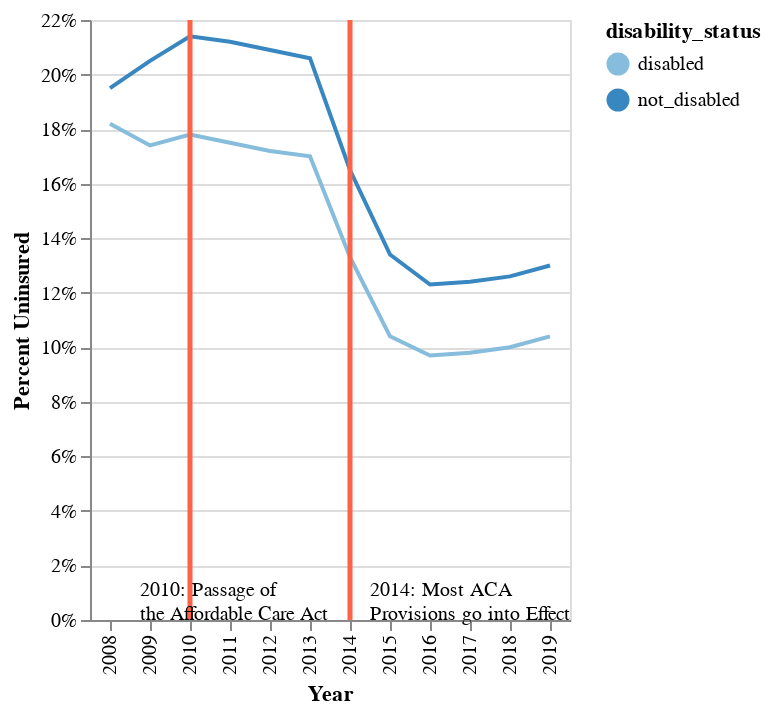

The notebook cell this image was saved under:
### Code cell
#visualization 1
highlight = alt.selection_single(on = 'mouseover', fields = ['type'], nearest = True)
color_condition = alt.condition(highlight, alt.Color('type:N'), alt.value('gray'))

nearest_val = alt.selection_single(on = 'mouseover', nearest = True, fields = ['year'], empty = 'none')
opacity_condition = alt.condition(nearest_val, alt.value(1.0), alt.value(0.0))
text_condition = alt.condition(nearest_val, alt.Text('percent_new:Q'), alt.value(0.0))

aca_df = pd.DataFrame({'year': [2010]})
aca_effect_df = pd.DataFrame({'year': [2014]})

uninsured_rates = alt.Chart(all_uninsured).mark_line().encode(
    x = alt.X('year:O', axis = alt.Axis(title = 'Year')), 
    y = alt.Y('percent_new:Q', axis = alt.Axis(format = '%', title = 'Percent Uninsured')), 
    color = alt.Color('disability_status:O')
)

aca_passage = alt.Chart(aca_df).mark_rule(
    color = 'tomato', 
    size = 2.5
).encode(
    x = alt.X('year:O')
)

aca_passage_text = alt.Chart(aca_df).mark_text(
    lineBreak = r'\n',
    text = r"2010: Passage of \nthe Affordable Care Act",
    align = 'left',
    fontSize = 10, 
    dy = 135, 
    dx = -95
)

aca_effect = alt.Chart(aca_effect_df).mark_rule(
    color = 'tomato', 
    size = 2.5
).encode(
    x = alt.X('year:O')
)

aca_effect_text = alt.Chart(aca_effect_df).mark_text(
    lineBreak = r'\n',
    text = r'2014: Most ACA \nProvisions go into Effect', 
    align = 'left',
    fontSize = 10, 
    dy = 135, 
    dx = 20
)


rate_points = alt.Chart(all_uninsured).add_selection(
    nearest_val
).mark_point(
    filled = True, 
    size = 50
).encode(
    x = alt.X('year:O'), 
    y = alt.Y('percent_new:Q'), 
    opacity = opacity_condition, 
    color = alt.Color('disability_status:N')
)

rate_labels = alt.Chart(all_uninsured).mark_text(
    fontSize = 12, 
    dx = 7, 
    dy = 10, 
).encode(
    x = alt.X('year:O'), 
    y = alt.Y('percent_new:Q'), 
    text = alt.Text('percent_new:Q', format = '.1%')
).transform_filter(nearest_val)

c1 = alt.layer(uninsured_rates, aca_passage, aca_effect, aca_passage_text, aca_effect_text, rate_points, rate_labels)

c1

### Figure 1 — Vega-Lite specification as saved in the notebook (floating-point values rounded to 4 significant figures)
{"config": {"view": {"continuousWidth": 400, "continuousHeight": 300}}, "layer": [{"data": {"name": "data-a651c6455cbe54f2cc597e3398cecdd5"}, "mark": "line", "encoding": {"color": {"field": "disability_status", "type": "ordinal"}, "x": {"axis": {"title": "Year"}, "field": "year", "type": "ordinal"}, "y": {"axis": {"format": "%", "title": "Percent Uninsured"}, "field": "percent_new", "type": "quantitative"}}}, {"data": {"name": "data-962f2e8e7bcbf6a416e125be109601b9"}, "mark": {"type": "rule", "color": "tomato", "size": 2.5}, "encoding": {"x": {"field": "year", "type": "ordinal"}}}, {"data": {"name": "data-fbfe2440cea3351fbb8c5c6349791f37"}, "mark": {"type": "rule", "color": "tomato", "size": 2.5}, "encoding": {"x": {"field": "year", "type": "ordinal"}}}, {"data": {"name": "data-962f2e8e7bcbf6a416e125be109601b9"}, "mark": {"type": "text", "align": "left", "dx": -95, "dy": 135, "fontSize": 10, "lineBreak": "\\n", "text": "2010: Passage of \\nthe Affordable Care Act"}}, {"data": {"name": "data-fbfe2440cea3351fbb8c5c6349791f37"}, "mark": {"type": "text", "align": "left", "dx": 20, "dy": 135, "fontSize": 10, "lineBreak": "\\n", "text": "2014: Most ACA \\nProvisions go into Effect"}}, {"data": {"name": "data-a651c6455cbe54f2cc597e3398cecdd5"}, "mark": {"type": "point", "filled": true, "size": 50}, "encoding": {"color": {"field": "disability_status", "type": "nominal"}, "opacity": {"condition": {"value": 1.0, "selection": "selector265"}, "value": 0.0}, "x": {"field": "year", "type": "ordinal"}, "y": {"field": "percent_new", "type": "quantitative"}}, "selection": {"selector265": {"type": "single", "on": "mouseover", "nearest": true, "fields": ["year"], "empty": "none"}}}, {"data": {"name": "data-a651c6455cbe54f2cc597e3398cecdd5"}, "mark": {"type": "text", "dx": 7, "dy": 10, "fontSize": 12}, "encoding": {"text": {"field": "percent_new", "format": ".1%", "type": "quantitative"}, "x": {"field": "year", "type": "ordinal"}, "y": {"field": "percent_new", "type": "quantitative"}}, "transform": [{"filter": {"selection": "selector265"}}]}], "$schema": "https://vega.github.io/schema/vega-lite/v4.17.0.json", "datasets": {"data-a651c6455cbe54f2cc597e3398cecdd5": [{"type": "Uninsured", "Percent": "21.4", "MOE": "0.09", "Number": "34277500", "MOE.1": "153620", "Base Pop.": "160122800", "Sample Size": "1547305", "disability_status": "not_disabled", "year": 2010, "percent_new": 0.214}, {"type": "Uninsured", "Percent": "17.8", "MOE": "0.25", "Number": "3271300", "MOE.1": "50060", "Base Pop.": "18348600", "Sample Size": "182621", "disability_status": "disabled", "year": 2010, "percent_new": 0.178}, {"type": "Uninsured", "Percent": "21.2", "MOE": "0.09", "Number": "34180600", "MOE.1": "153490", "Base Pop.": "161178900", "Sample Size": "1528273", "disability_status": "not_disabled", "year": 2011, "percent_new": 0.212}, {"type": "Uninsured", "Percent": "17.5", "MOE": "0.24", "Number": "3303600", "MOE.1": "50310", "Base Pop.": "18858600", "Sample Size": "198735", "disability_status": "disabled", "year": 2011, "percent_new": 0.175}, {"type": "Uninsured", "Percent": "12.3", "MOE": "0.07", "Number": "20156800", "MOE.1": "113850", "Base Pop.": "164520200", "Sample Size": "1536835", "disability_status": "not_disabled", "year": 2016, "percent_new": 0.123}, {"type": "Uninsured", "Percent": "9.7", "MOE": "0.17", "Number": "1949800", "MOE.1": "36460", "Base Pop.": "20062500", "Sample Size": "198696", "disability_status": "disabled", "year": 2016, "percent_new": 0.097}, {"type": "Uninsured", "Percent": "12.4", "MOE": "0.07", "Number": "20587100", "MOE.1": "115010", "Base Pop.": "165987300", "Sample Size": "1556444", "disability_status": "not_disabled", "year": 2017, "percent_new": 0.124}, {"type": "Uninsured", "Percent": "9.8", "MOE": "0.18", "Number": "1933300", "MOE.1": "36300", "Base Pop.": "19637200", "Sample Size": "195644", "disability_status": "disabled", "year": 2017, "percent_new": 0.098}, {"type": "Uninsured", "Percent": "16.5", "MOE": "0.08", "Number": "27008100", "MOE.1": "130210", "Base Pop.": "163511000", "Sample Size": "1534915", "disability_status": "not_disabled", "year": 2014, "percent_new": 0.165}, {"type": "Uninsured", "Percent": "13.3", "MOE": "0.20", "Number": "2625800", "MOE.1": "42260", "Base Pop.": "19754700", "Sample Size": "200275", "disability_status": "disabled", "year": 2014, "percent_new": 0.133}, {"type": "Uninsured", "Percent": "12.6", "MOE": "0.07", "Number": "20965900", "MOE.1": "116010", "Base Pop.": "166425000", "Sample Size": "1561181", "disability_status": "not_disabled", "year": 2018, "percent_new": 0.126}, {"type": "Uninsured", "Percent": "10", "MOE": "0.18", "Number": "1929300", "MOE.1": "36270", "Base Pop.": "19338800", "Sample Size": "191849", "disability_status": "disabled", "year": 2018, "percent_new": 0.1}, {"type": "Uninsured", "Percent": "13", "MOE": "0.07", "Number": "21541200", "MOE.1": "117490", "Base Pop.": "166049800", "Sample Size": "1560321", "disability_status": "not_disabled", "year": 2019, "percent_new": 0.13}, {"type": "Uninsured", "Percent": "10.4", "MOE": "0.18", "Number": "2028100", "MOE.1": "37180", "Base Pop.": "19477300", "Sample Size": "193077", "disability_status": "disabled", "year": 2019, "percent_new": 0.104}, {"type": "Uninsured", "Percent": "13.4", "MOE": "0.07", "Number": "22049400", "MOE.1": "118680", "Base Pop.": "164707900", "Sample Size": "1540991", "disability_status": "not_disabled", "year": 2015, "percent_new": 0.134}, {"type": "Uninsured", "Percent": "10.4", "MOE": "0.18", "Number": "2046200", "MOE.1": "37340", "Base Pop.": "19703800", "Sample Size": "198395", "disability_status": "disabled", "year": 2015, "percent_new": 0.104}, {"type": "Uninsured", "Percent": "19.5", "MOE": "0.09", "Number": "30614200", "MOE.1": "154590", "Base Pop.": "157055300", "Sample Size": "1514867", "disability_status": "not_disabled", "year": 2008, "percent_new": 0.195}, {"type": "Uninsured", "Percent": "18.2", "MOE": "0.27", "Number": "3330800", "MOE.1": "53470", "Base Pop.": "18312900", "Sample Size": "178808", "disability_status": "disabled", "year": 2008, "percent_new": 0.182}, {"type": "Uninsured", "Percent": "20.9", "MOE": "0.08", "Number": "33862100", "MOE.1": "143940", "Base Pop.": "162107000", "Sample Size": "1532753", "disability_status": "not_disabled", "year": 2012, "percent_new": 0.209}, {"type": "Uninsured", "Percent": "17.2", "MOE": "0.23", "Number": "3254200", "MOE.1": "47000", "Base Pop.": "18890100", "Sample Size": "194574", "disability_status": "disabled", "year": 2012, "percent_new": 0.172}, {"type": "Uninsured", "Percent": "20.6", "MOE": "0.08", "Number": "33412100", "MOE.1": "143150", "Base Pop.": "162331700", "Sample Size": "1542890", "disability_status": "not_disabled", "year": 2013, "percent_new": 0.206}, {"type": "Uninsured", "Percent": "17", "MOE": "0.22", "Number": "3338200", "MOE.1": "47590", "Base Pop.": "19618200", "Sample Size": "199997", "disability_status": "disabled", "year": 2013, "percent_new": 0.17}, {"type": "Uninsured", "Percent": "20.5", "MOE": "0.07", "Number": "32475500", "MOE.1": "114660", "Base Pop.": "158622200", "Sample Size": "1528114", "disability_status": "not_disabled", "year": 2009, "percent_new": 0.205}, {"type": "Uninsured", "Percent": "17.4", "MOE": "0.19", "Number": "3192200", "MOE.1": "37820", "Base Pop.": "18382600", "Sample Size": "181131", "disability_status": "disabled", "year": 2009, "percent_new": 0.174}], "data-962f2e8e7bcbf6a416e125be109601b9": [{"year": 2010}], "data-fbfe2440cea3351fbb8c5c6349791f37": [{"year": 2014}]}}
